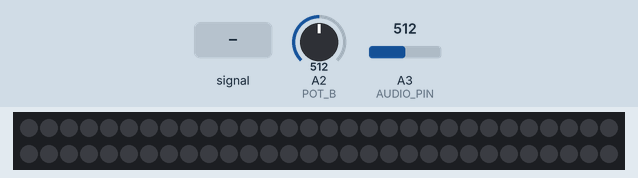
A sketch run on a simulated Arduino Uno, built with avr-gcc and run on an emulated ATmega328P. Shown: 60 RGB LEDs in strip order, left to right, continuing on the next row. Inputs (shaded band) come from the test bench; at power-on: A3 (AUDIO_PIN) = 512, A2 (POT_B) = 512. What the sketch prints to the serial monitor is not drawn.

Above: at 1.2 s.
1.3 s: A3 (AUDIO_PIN) fed a 200 Hz sine of ±81 counts around its level
3.8 s: A3 (AUDIO_PIN) set to 160
5.4 s: A2 (POT_B) set to 5
At 6.71 s:
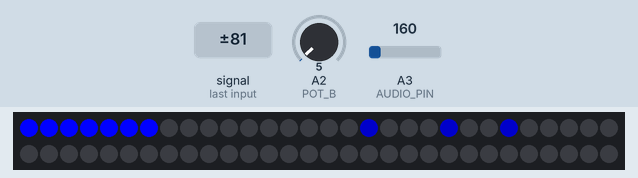
6.9 s: A2 (POT_B) set to 25
At 7.52 s:
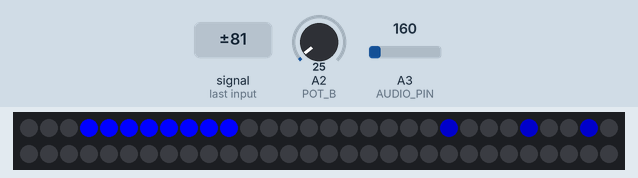
8.5 s: A3 (AUDIO_PIN) fed a 200 Hz sine of ±81 counts around its level
At 9.13 s:
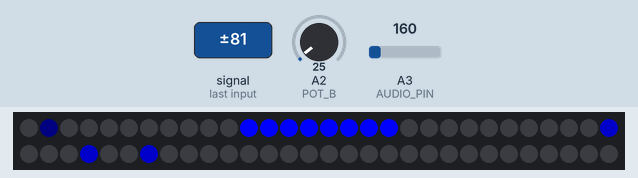
10.3 s: A3 (AUDIO_PIN) set to 180
At 11.14 s:
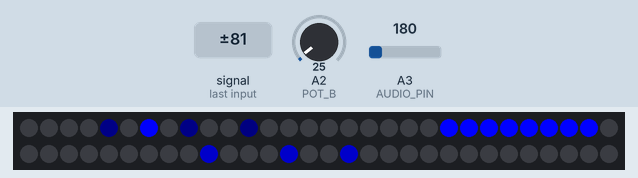
Timing chart, 0 to 13.3 s (numbered marks = the images above; inputs shaded):
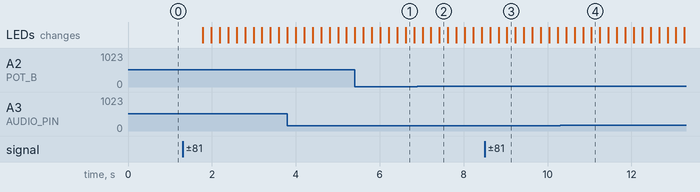

The sketch:

NeoBeatMonoRain1.ino
```cpp
// (licence header left out)
#include <fix_fft.h>
#include <SPI.h>
#include <Adafruit_NeoPixel.h>

// NeoPixels
#define PIN_L 9
#define NUM_OF_PIXELS_L 60    // 30

// Audio
#define AUDIO_PIN 3
#define NUM_OF_CHANNELS 14   // 14

// Pot
#define POT_B 2
#define POT_W 1
#define POT_R 0

// Parameter 1 = number of pixels in strip
// Parameter 2 = pin number (most are valid)
// Parameter 3 = pixel type flags, add together as needed:
//   NEO_KHZ800  800 KHz bitstream (most NeoPixel products w/WS2812 LEDs)
//   NEO_KHZ400  400 KHz (classic 'v1' (not v2) FLORA pixels, WS2811 drivers)
//   NEO_GRB     Pixels are wired for GRB bitstream (most NeoPixel products)
//   NEO_RGB     Pixels are wired for RGB bitstream (v1 FLORA pixels, not v2)
Adafruit_NeoPixel stripL = Adafruit_NeoPixel(NUM_OF_PIXELS_L, PIN_L, NEO_GRB + NEO_KHZ800);

// Set up arrays for cycling through all the pixels.
uint32_t ARRAY_L[NUM_OF_PIXELS_L];

// variables for the Fast Fourier Transform (FFT)
char im[128], data[128];

// manipulation variables to translate FFT for display
// we are going to create 14 channels of audio
char data_avgs[14];
// Display channel to display, 0 == Bass, 13 == Treble
static const int mCh0 = 0, mCh1 = 1, mCh2 = 2, mCh3 = 3, mCh4 = 4, mCh5 = 5, mCh6 = 6, mCh7 = 7;
static const int mCh8 = 8, mCh9 = 9, mCh10 = 10, mCh11 = 11, mCh12 = 12, mCh13 = 13;
int i, val;

void setup() {
  stripL.begin();
  stripL.show(); // Initialize all pixels to 'off'

  // debug
  Serial.begin(9600);
}

void loop() {
  // read in 128 samples from the AUDIOPIN
  for (i = 0; i < 128; i++){
    val = analogRead(AUDIO_PIN);
    data[i] = val;
    im[i] = 0;
  }
  // run the FFT on the samples to transform from P(t) vs. time > P(v) vs. freq.
  fix_fft(data,im,7,0);

  // this gets the absolute value of the values in the array, so we're only dealing with positive numbers
  // Since we only use Channel 0 and average 4 values from the data area we only need to process that many
  for (i = 0; i < 4; i++) {  // 64 (max 124 channels depending on how many we want to use)
    data[i] = sqrt(data[i] * data[i] + im[i] * im[i]);
  }

  // average bars together
  for (i = 0; i < NUM_OF_CHANNELS; i++) {
    // average together
    data_avgs[i] = (data[i*4] + data[i*4 + 1] + data[i*4 + 2] + data[i*4 + 3]) /4;

    if (i == 0) {
      Serial.println(data_avgs[i]);
    }
    // remap values for display range: input 0-30 & output 0-5 ... originally 0-9
    data_avgs[i] = map(data_avgs[i], 0, 30, 0, 80);  //80
  }

  // read the bass and SHOW IT!
  showLow(BlueWheel(data_avgs[mCh1]));

  //sample delay  e.g. 40
  delay(30);
}

/* Helper functions */

void showLow(uint32_t value) {
  //Shift the current values.
  for (int i = 0; i < NUM_OF_PIXELS_L - 1; i++) {
    ARRAY_L[i] = ARRAY_L[i+1];
  }

  //Fill in the new value at the end of each array
  ARRAY_L[NUM_OF_PIXELS_L-1] = value;

  // Go through each Pixel on the strip and set its color
  for (int i=0; i < NUM_OF_PIXELS_L; i++) {
    //set pixel color
    //stripL.setPixelColor(i, ARRAY_L[i]);
    stripL.setPixelColor(NUM_OF_PIXELS_L-i-1, ARRAY_L[i]);
  }

  //Display the new values
  stripL.show();
}

// Create a 24 bit color value from R,G,B
uint32_t Color(byte r, byte g, byte b) {
  uint32_t c;
  c = r;
  c <<= 8;
  c |= g;
  c <<= 8;
  c |= b;
  return c;
}

//Input a value 0 to 255 to get a color value.
//The colours are a transition r - g -b - back to r
uint32_t Wheel(byte WheelPos) {
  if (WheelPos < 85) {
    return Color(WheelPos * 3, 255 - WheelPos * 3, 0);
  } else if (WheelPos < 170) {
    WheelPos -= 85;
    return Color(255 - WheelPos * 3, 0, WheelPos * 3);
  } else {
    WheelPos -= 170;
    return Color(0, WheelPos * 3, 255 - WheelPos * 3);
  }
}

uint32_t RedWheel(byte WheelPos) {
  int readR = map(analogRead(POT_R), 0, 1024, 160, 260); // 170
  //Serial.println(readR);

  if (WheelPos < 15) {
    return Color(0,0,0);
  } else if (WheelPos < readR) {
    WheelPos -= readR;
    return Color(255 - WheelPos, 0, 0);
  } else {
    WheelPos -= 40;
    return Color(255 - WheelPos, 255 - WheelPos, 255 - WheelPos);
  }
}

uint32_t GreenWheel(byte WheelPos) {
  int readG = map(analogRead(POT_W), 0, 1024, 160, 260);
  Serial.println(readG);

  if (WheelPos < 15) {
    return Color(0,0,0);
  } else if (WheelPos < readG) {
    WheelPos -= readG;
    return Color(0, 255 - WheelPos, 0);
  } else {
    WheelPos -= 40;
    return Color(255 - WheelPos, 255 - WheelPos, 255 - WheelPos);
  }
}

uint32_t BlueWheel(byte WheelPos) {
  int readB = map(analogRead(POT_B), 0, 1024, 0, 200);
  //Serial.print(WheelPos);
  //Serial.print(" < ");
  //Serial.println(readB);

  if (WheelPos < readB) {
    return Color(0,0,0);
  } else {
    WheelPos -= readB;
    return Color(0, 0, 255 - WheelPos);
  }
}
```
